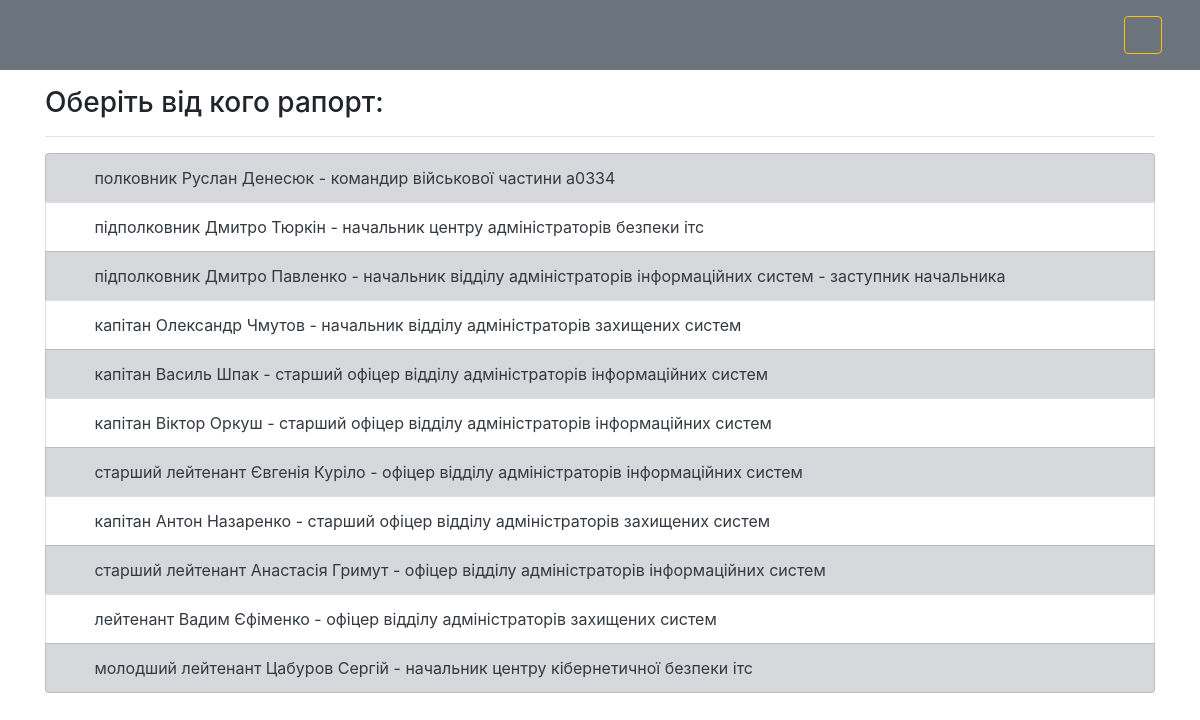
The app's page /serviceman_list, older data.
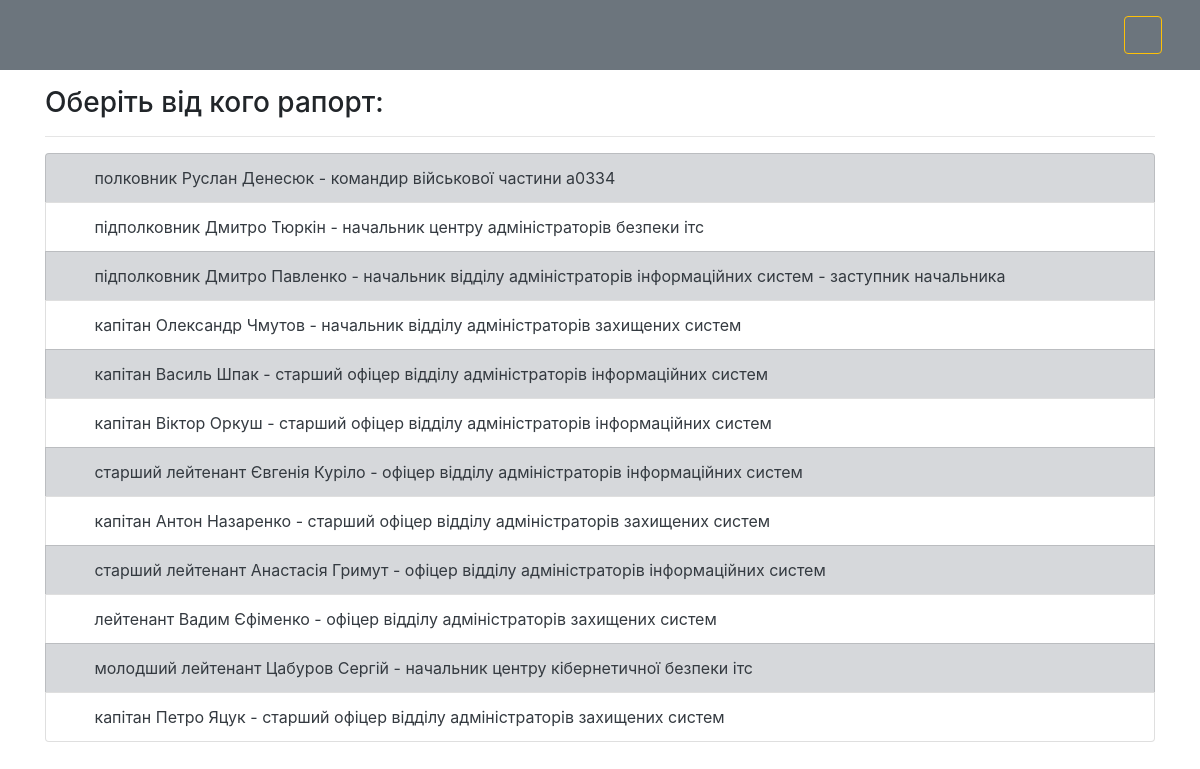
The same page, newer data.
### reports/models.py (models this page shows, shortened)
class Serviceman(models.Model):
    first_name = models.CharField(max_length=255, verbose_name="Ім'я")
    last_name = models.CharField(max_length=255, verbose_name="Прізвище")
    to_first_name = models.CharField(max_length=255, verbose_name="Ім'я, давальний відмінок (Петру, Євгенії, Дмитру...)")
    to_last_name = models.CharField(max_length=255, verbose_name="Прізвище, давальний відмінок (Яцуку, Куріло, Павленку...)")
    for_first_name = models.CharField(max_length=255, verbose_name="Ім'я, знахідний відмінок (Петра, Євгенії, Дмитра...)")
    for_last_name = models.CharField(max_length=255, verbose_name="Прізвище, знахідний відмінок (Яцука, Куріло, Павленка...)")
    rank = models.ForeignKey('Rank', on_delete=models.DO_NOTHING, verbose_name="військове звання")
    unit = models.ForeignKey('Unit', on_delete=models.DO_NOTHING, verbose_name="Підрозділ")
    position = models.ForeignKey('Position', on_delete=models.DO_NOTHING, null=True, verbose_name="Посада")
    class Meta:
        verbose_name = "Військовослужбовці__"
        verbose_name_plural = "Військовослужбовці"

class Rank(models.Model):
    name = models.CharField(max_length=255, verbose_name="військове звання (полковник, лейтенант..)")
    to_name = models.CharField(max_length=255, blank=True, null=True, verbose_name="військове звання, давальний відмінок (полковнику, лейтенанту..)")
    for_name = models.CharField(max_length=255, blank=True, null=True, verbose_name="військове звання, знахідний відмінок (полковника, лейтенанта..)")
    def __str__(self):
        return self.name
    class Meta:
        verbose_name = "Військові звання__"
        verbose_name_plural = "Військові звання"

class Position(models.Model):
    position_title = models.CharField(max_length=255, verbose_name="посада (офіцер, старший офіцер, начальник)")
    position_tail = models.CharField(max_length=255, default='', blank=True, verbose_name="додаткова посада. Наприклад:(заступник начальника, перший заступник командира...)  !!! назву підрозділу НЕ ВКАЗУВАТИ  !!!")
    unit = models.ForeignKey('Unit', on_delete=models.DO_NOTHING, verbose_name="підрозділ")
    supervisor = models.BooleanField(default=False, blank=True, null=True, verbose_name="командир/начальник підрозділу")
    temp_supervisor = models.BooleanField(default=False, blank=True, null=True, verbose_name="тимчасово виконуючий обов'язки командира/начальника")
    def __str__(self):
        if self.temp_supervisor:
            pos_result = "Тимчасово виконуючий обов'язки\n" + self.position_title.split()[0] + "а"
        else:
            pos_result = self.position_title[0].capitalize() + self.position_title[1:]
        pos_result += " " + self.unit.name
        if len(self.position_tail) > 0:
            pos_result += " - " + self.position_tail
        return pos_result
    class Meta:
        verbose_name = "Посада__"
        verbose_name_plural = "Посади"

class Unit(models.Model):
    name = models.CharField(max_length=255, verbose_name="назва підрозділу в РОДОВОМУ відміноку (відділу аналізу інцидентів кібернетичної безпеки)")
    parent_unit = models.ForeignKey('self', on_delete=models.CASCADE, null=True, blank=True, verbose_name="вищій підрозділ (віддліл->центр->..)")
    class Meta:
        verbose_name = "Підрозділ"
        verbose_name_plural = "Підрозділи"

### reports/views.py (the view)
# urls.py: path('serviceman_list', views.serviceman_list_view, name='users'),
def serviceman_list_view(request):
    serviceman_list = Serviceman.objects.all()
    context = {
        'serviceman_list': serviceman_list
    }
    return render(request, 'reports/serviceman_list.html', context)

### reports/templates/reports/serviceman_list.html
{% extends 'reports/base.html' %}
{% block content %}
    <p><h3>Оберіть від кого рапорт:</h3></p>
    <hr>
    <div class="bs-example">
        <ul class="list-group">
            {% for serviceman in serviceman_list %}
                <li class="list-group-item {% cycle 'list-group-item-secondary' '' %}">
                    <a class="text-dark" href="{% url 'reports:edit_service_members_chain' serviceman_id=serviceman.id %}">
                        <span><i class="fas fa-angle-right mr-3"></i></span>{{ serviceman.rank }} {{ serviceman.first_name|title }} {{ serviceman.last_name|title }} -
                        {{ serviceman.position|lower }}</a>
                </li>
            {% endfor %}
        </ul>
    </div>
{% endblock %}

Row changes from the older to the newer data that the page shows:
added Serviceman: rank "капітан", first_name "Петро", last_name "Яцук", position "старший офіцер відділу адміністраторів захищених систем"
